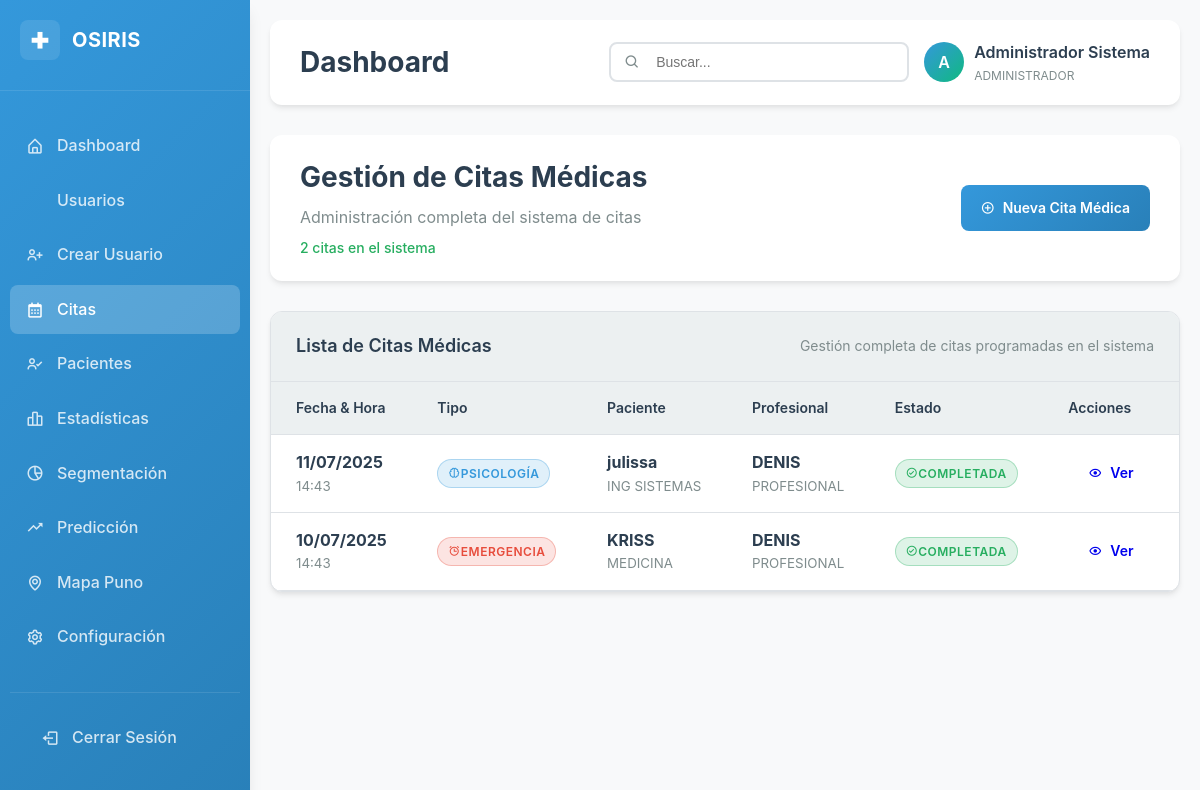
/citas/ (signed in), run on the app's committed database.
### modelos.py (models this page shows, shortened)
class Usuario(UserMixin, db.Model):
    __tablename__ = 'usuarios'
    id = Column(Integer, primary_key=True)
    nombre = Column(String(100), nullable=False)
    dni = Column(String(20), unique=True, nullable=True)
    codigo_matricula = Column(String(6), unique=True, nullable=True)
    rol = Column(SQLEnum(RolUsuario), nullable=False)
    password_hash = Column(String(256), nullable=False)
    fecha_creacion = Column(DateTime, default=datetime.utcnow)
    activo = Column(db.Boolean, default=True)
    paciente = relationship("Paciente", back_populates="usuario", uselist=False)
    citas_profesional = relationship("Cita", foreign_keys="Cita.profesional_id", back_populates="profesional")
    def es_administrador(self):
        return self.rol == RolUsuario.ADMINISTRADOR
    def es_profesional(self):
        return self.rol == RolUsuario.PROFESIONAL
    def es_paciente(self):
        return self.rol == RolUsuario.PACIENTE

class Cita(db.Model):
    __tablename__ = 'citas'
    id = Column(Integer, primary_key=True)
    paciente_id = Column(Integer, ForeignKey('pacientes.id'), nullable=False)
    profesional_id = Column(Integer, ForeignKey('usuarios.id'), nullable=False)
    fecha = Column(Date, nullable=False)
    hora = Column(db.Time, nullable=False)
    tipo_cita = Column(SQLEnum(TipoCita), nullable=False)
    motivo = Column(Text)
    estado = Column(String(20), default='PROGRAMADA')
    fecha_creacion = Column(DateTime, default=datetime.utcnow)
    paciente = relationship("Paciente", back_populates="citas")
    profesional = relationship("Usuario", foreign_keys=[profesional_id], back_populates="citas_profesional")
    consulta = relationship("Consulta", back_populates="cita", uselist=False)

class Paciente(db.Model):
    __tablename__ = 'pacientes'
    id = Column(Integer, primary_key=True)
    usuario_id = Column(Integer, ForeignKey('usuarios.id'), nullable=False)
    carrera = Column(String(100), nullable=False)
    fecha_nacimiento = Column(Date, nullable=False)
    telefono = Column(String(20))
    direccion = Column(String(200))
    contacto_emergencia = Column(String(100))
    telefono_emergencia = Column(String(20))
    procedencia = Column(String(100), nullable=True)
    usuario = relationship("Usuario", back_populates="paciente")
    citas = relationship("Cita", back_populates="paciente")

### rutas.py (the view)
    @citas_bp.route('/')
    @requiere_login
    def lista():
        if current_user.es_paciente():
            return redirect(url_for('citas.lista_paciente'))
        elif current_user.es_profesional():
            return redirect(url_for('citas.lista_profesional'))
        citas = ServicioCita.obtener_citas()
        return render_template('citas/lista.html', citas=citas)

### decoradores.py (called while the page is built)
def requiere_login(f):
    @wraps(f)  # Preservar metadatos de la función original
    def decorated_function(*args, **kwargs):
        if not current_user.is_authenticated:
            flash('Debe iniciar sesión para acceder a esta página.', 'warning')
            return redirect(url_for('auth.login'))
        return f(*args, **kwargs)
    return decorated_function  # Retornar la función decorada

### servicios.py (called while the page is built)
    @staticmethod
    def obtener_citas():
        return Cita.query.order_by(Cita.fecha.desc(), Cita.hora.desc()).all()

### templates/citas/lista.html (shortened to what this page needs)
{% extends "admin_base.html" %}
{% block content %}
<div class="admin-header">
    <div>
        <h1 class="admin-header-title">
            {% if es_profesional %}
                Mis Citas Médicas
            {% elif es_paciente %}
                Mis Citas Programadas
            {% else %}
                Gestión de Citas Médicas
            {% endif %}
        </h1>
        <p class="admin-header-subtitle">
            {% if es_profesional %}
                Consultas médicas programadas y pendientes
            {% elif es_paciente %}
                Historial y próximas citas médicas
            {% else %}
                Administración completa del sistema de citas
            {% endif %}
        </p>
        <small class="admin-status">{{ citas|length if citas else 0 }} citas en el sistema</small>
    </div>
    <div class="admin-header-actions">
        {% if current_user.es_administrador() %}
        <a href="{{ url_for('citas.crear') }}" class="admin-btn admin-btn-primary">
            <i class='bx bx-plus-circle'></i>
            Nueva Cita Médica
        </a>
        {% endif %}
    </div>
</div>
{% if citas %}
<div class="admin-table-container">
    <div class="admin-table-header">
        <div class="admin-table-title">Lista de Citas Médicas</div>
        <div style="color: var(--admin-text-secondary); font-size: 14px;">
            Gestión completa de citas programadas en el sistema
        </div>
    </div>
    <div class="admin-table-content">
        <table class="admin-table">
            <thead>
                <tr>
                    <th>Fecha & Hora</th>
                    <th>Tipo</th>
                    {% if not es_paciente %}
                        <th>Paciente</th>
                    {% endif %}
                    {% if not es_profesional %}
                        <th>Profesional</th>
                    {% endif %}
                    <th>Estado</th>
                    <th>Acciones</th>
                </tr>
            </thead>
            <tbody>
                {% for cita in citas %}
                <tr>
                    <td>
                        <div style="display: flex; flex-direction: column;">
                            <strong style="color: var(--admin-text-primary);">{{ cita.fecha.strftime('%d/%m/%Y') }}</strong>
                            <small style="color: var(--admin-text-secondary);">{{ cita.hora.strftime('%H:%M') }}</small>
                        </div>
                    </td>
                    <td>
                        {% if cita.tipo_cita.value == 'MEDICINA' %}
                            <span class="admin-badge admin-badge-primary">
                                <i class='bx bx-plus-medical'></i> Medicina
                            </span>
                        {% elif cita.tipo_cita.value == 'PSICOLOGIA' %}
                            <span class="admin-badge admin-badge-info">
                                <i class='bx bx-brain'></i> Psicología
                            </span>
                        {% else %}
                            <span class="admin-badge admin-badge-danger">
                                <i class='bx bx-alarm'></i> Emergencia
                            </span>
                        {% endif %}
                    </td>
                    {% if not es_paciente %}
                        <td>
                            <div style="display: flex; flex-direction: column;">
                                <strong style="color: var(--admin-text-primary);">{{ cita.paciente.usuario.nombre }}</strong>
                                <small style="color: var(--admin-text-secondary);">{{ cita.paciente.carrera }}</small>
                            </div>
                        </td>
                    {% endif %}
                    {% if not es_profesional %}
                        <td>
                            <div style="display: flex; flex-direction: column;">
                                <strong style="color: var(--admin-text-primary);">{{ cita.profesional.nombre }}</strong>
                                <small style="color: var(--admin-text-secondary);">{{ cita.profesional.rol.value }}</small>
                            </div>
                        </td>
                    {% endif %}
                    <td>
                        {% if cita.estado == 'PROGRAMADA' %}
                            <span class="admin-badge admin-badge-warning">
                                <i class='bx bx-time'></i> Programada
                            </span>
                        {% elif cita.estado == 'COMPLETADA' %}
                            <span class="admin-badge admin-badge-success">
                                <i class='bx bx-check-circle'></i> Completada
                            </span>
                        {% else %}
                            <span class="admin-badge admin-badge-secondary">
                                <i class='bx bx-x-circle'></i> Cancelada
                            </span>
                        {% endif %}
                    </td>
                    <td>
                        <div style="display: flex; gap: 8px;">
                            <a href="{{ url_for('citas.detalle', cita_id=cita.id) }}"
                               class="admin-btn admin-btn-sm admin-btn-info">
                                <i class='bx bx-show'></i> Ver
                            </a>
                        </div>
                    </td>
                </tr>
                {% endfor %}
            </tbody>
        </table>
    </div>
</div>
{% endif %}
{% endblock %}

### templates/admin_base.html (shortened to what this page needs)
<!DOCTYPE html>
<html lang="es">
<head>
    <link href='https://unpkg.com/boxicons@2.1.4/css/boxicons.min.css' rel='stylesheet'>
    <link rel="stylesheet" href="{{ url_for('static', filename='css/admin-dashboard.css') }}">
</head>
<body>
    <div class="admin-container">
        <aside class="admin-sidebar" id="adminSidebar">
            <div class="admin-logo">
                <div class="admin-logo-icon">
                    <i class='bx bx-plus-medical'></i>
                </div>
                <div class="admin-logo-text">OSIRIS</div>
            </div>
            <nav class="admin-nav">
                <ul>
                    <li class="admin-nav-item">
                        <a href="{{ url_for('reportes.dashboard_admin') }}" class="admin-nav-link {% if request.endpoint == 'reportes.dashboard_admin' %}active{% endif %}">
                            <i class='bx bx-home-alt admin-nav-icon'></i>
                            Dashboard
                        </a>
                    </li>
                    <li class="admin-nav-item">
                        <a href="{{ url_for('reportes.gestion_usuarios') }}" class="admin-nav-link {% if request.endpoint == 'reportes.gestion_usuarios' %}active{% endif %}">
                            Usuarios
                        </a>
                    </li>
                    <li class="admin-nav-item">
                        <a href="{{ url_for('reportes.crear_usuario_directo') }}" class="admin-nav-link {% if request.endpoint == 'reportes.crear_usuario_directo' %}active{% endif %}">
                            <i class='bx bx-user-plus admin-nav-icon'></i>
                            Crear Usuario
                        </a>
                    </li>
                    <li class="admin-nav-item">
                        <a href="{{ url_for('citas.lista') }}" class="admin-nav-link {% if request.endpoint == 'citas.lista' %}active{% endif %}">
                            <i class='bx bx-calendar admin-nav-icon'></i>
                            Citas
                        </a>
                    </li>
                    <li class="admin-nav-item">
                        <a href="{{ url_for('pacientes.lista') }}" class="admin-nav-link {% if request.endpoint == 'pacientes.lista' %}active{% endif %}">
                            <i class='bx bx-user-check admin-nav-icon'></i>
                            Pacientes
                        </a>
                    </li>
                    <li class="admin-nav-item">
                        <a href="{{ url_for('reportes.estadisticas_detalladas') }}" class="admin-nav-link {% if request.endpoint == 'reportes.estadisticas_detalladas' %}active{% endif %}">
                            <i class='bx bx-bar-chart-alt-2 admin-nav-icon'></i>
                            Estadísticas
                        </a>
                    </li>
                    <li class="admin-nav-item">
                        <a href="{{ url_for('reportes.analisis_segmentacion') }}" class="admin-nav-link {% if request.endpoint == 'reportes.analisis_segmentacion' %}active{% endif %}">
                            <i class='bx bx-pie-chart-alt-2 admin-nav-icon'></i>
                            Segmentación
                        </a>
                    </li>
                    <li class="admin-nav-item">
                        <a href="{{ url_for('reportes.analisis_prediccion') }}" class="admin-nav-link {% if request.endpoint == 'reportes.analisis_prediccion' %}active{% endif %}">
                            <i class='bx bx-trending-up admin-nav-icon'></i>
                            Predicción
                        </a>
                    </li>
                    <li class="admin-nav-item">
                        <a href="{{ url_for('reportes.mapa_procedencia') }}" class="admin-nav-link {% if request.endpoint == 'reportes.mapa_procedencia' %}active{% endif %}">
                            <i class='bx bx-map admin-nav-icon'></i>
                            Mapa Puno
                        </a>
                    </li>
                    <li class="admin-nav-item">
                        <a href="{{ url_for('reportes.configuracion_sistema') }}" class="admin-nav-link {% if request.endpoint == 'reportes.configuracion_sistema' %}active{% endif %}">
                            <i class='bx bx-cog admin-nav-icon'></i>
                            Configuración
                        </a>
                    </li>
                </ul>
                <div style="margin-top: 30px; padding: 0 15px; border-top: 1px solid rgba(255,255,255,0.1); padding-top: 20px;">
                    <a href="{{ url_for('auth.logout') }}" class="admin-nav-link">
                        <i class='bx bx-log-out admin-nav-icon'></i>
                        Cerrar Sesión
                    </a>
                </div>
            </nav>
        </aside>
        <main class="admin-main">
            <header class="admin-header">
                <h1 class="admin-header-title">{% block page_title %}Dashboard{% endblock %}</h1>
                <div class="admin-header-actions">
                    <div class="admin-search">
                        <i class='bx bx-search admin-search-icon'></i>
                        <input type="text" class="admin-search-input" placeholder="Buscar...">
                    </div>
                    <div class="admin-user-info">
                        <div class="admin-user-avatar">
                            {{ current_user.nombre[0].upper() if current_user.nombre else 'A' }}
                        </div>
                        <div>
                            <div style="font-weight: 600; color: var(--admin-text-primary);">
                                {{ current_user.nombre or 'Administrador' }}
                            </div>
                            <div style="font-size: 12px; color: var(--admin-text-secondary);">
                                {{ current_user.rol.value if current_user.rol else 'ADMINISTRADOR' }}
                            </div>
                        </div>
                    </div>
                </div>
            </header>
            {% block content %}{% endblock %}
        </main>
    </div>
</body>
</html>

### data on the page
Usuario: nombre "A", nombre "Administrador Sistema", rol "ADMINISTRADOR"
Cita: fecha "11/07/2025", hora "14:43", tipo_cita "PSICOLOGIA" (drawn), paciente.usuario.nombre "julissa", paciente.carrera "ING SISTEMAS", profesional.nombre "DENIS", profesional.rol.value "PROFESIONAL", estado "COMPLETADA" (drawn)
Cita: fecha "10/07/2025", hora "14:43", tipo_cita "EMERGENCIA" (drawn), paciente.usuario.nombre "KRISS", paciente.carrera "MEDICINA", profesional.nombre "DENIS", profesional.rol.value "PROFESIONAL", estado "COMPLETADA" (drawn)

### other printed values
{{ citas|length if citas else 0 }} "2"
